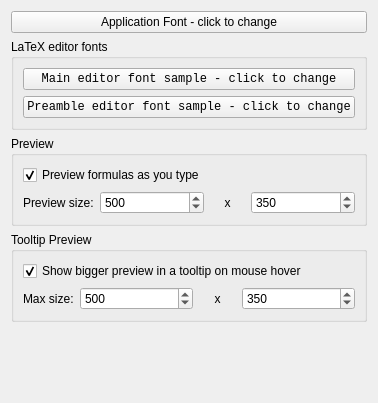
     <widget class="QWidget" name="tabAppearance">
      <attribute name="title">
       <string>&amp;Appearance</string>
      </attribute>
      <layout class="QVBoxLayout" name="verticalLayout_2">
       <item>
        <widget class="QPushButton" name="btnAppFont">
         <property name="text">
          <string>Application Font - click to change</string>
         </property>
        </widget>
       </item>
       <item>
        <widget class="QGroupBox" name="gbxEditorFont">
         <property name="title">
          <string>LaTeX editor fonts</string>
         </property>
         <layout class="QVBoxLayout" name="verticalLayout">
          <item>
           <widget class="QPushButton" name="btnAppearFont">
            <property name="font">
             <font>
              <family>Courier New</family>
              <pointsize>9</pointsize>
             </font>
            </property>
            <property name="text">
             <string>Main editor font sample - click to change</string>
            </property>
           </widget>
          </item>
          <item>
           <widget class="QPushButton" name="btnAppearPreambleFont">
            <property name="font">
             <font>
              <family>Courier New</family>
              <pointsize>9</pointsize>
             </font>
            </property>
            <property name="text">
             <string>Preamble editor font sample - click to change</string>
            </property>
           </widget>
          </item>
         </layout>
        </widget>
       </item>
       <item>
        <widget class="QGroupBox" name="gbxPreview">
         <property name="title">
          <string>Preview</string>
         </property>
         <layout class="QGridLayout" name="gridLayout_4">
          <item row="1" column="1">
           <widget class="QSpinBox" name="spnPreviewWidth">
            <property name="sizePolicy">
             <sizepolicy hsizetype="Preferred" vsizetype="Fixed">
              <horstretch>3</horstretch>
              <verstretch>0</verstretch>
             </sizepolicy>
            </property>
            <property name="minimum">
             <number>10</number>
            </property>
            <property name="maximum">
             <number>1000</number>
            </property>
            <property name="value">
             <number>500</number>
            </property>
           </widget>
          </item>
          <item row="1" column="2">
           <widget class="QLabel" name="lblPreviewX_2">
            <property name="sizePolicy">
             <sizepolicy hsizetype="Preferred" vsizetype="Preferred">
              <horstretch>1</horstretch>
              <verstretch>0</verstretch>
             </sizepolicy>
            </property>
            <property name="text">
             <string>x</string>
            </property>
            <property name="alignment">
             <set>Qt::AlignCenter</set>
            </property>
            <property name="wordWrap">
             <bool>false</bool>
            </property>
           </widget>
          </item>
          <item row="1" column="3">
           <widget class="QSpinBox" name="spnPreviewHeight">
            <property name="sizePolicy">
             <sizepolicy hsizetype="Preferred" vsizetype="Fixed">
              <horstretch>3</horstretch>
              <verstretch>0</verstretch>
             </sizepolicy>
            </property>
            <property name="minimum">
             <number>10</number>
            </property>
            <property name="maximum">
             <number>1000</number>
            </property>
            <property name="value">
             <number>350</number>
            </property>
           </widget>
          </item>
          <item row="0" column="0" colspan="4">
           <widget class="QCheckBox" name="chkEnableRealTimePreview">
            <property name="text">
             <string>Preview formulas as you type</string>
            </property>
            <property name="checked">
             <bool>true</bool>
            </property>
           </widget>
          </item>
          <item row="1" column="0">
           <widget class="QLabel" name="lblPreviewSizePrompt">
            <property name="text">
             <string>Preview size:</string>
            </property>
           </widget>
          </item>
         </layout>
        </widget>
       </item>
       <item>
        <widget class="QGroupBox" name="gbxTooltipSize">
         <property name="title">
          <string>Tooltip Preview</string>
         </property>
         <layout class="QGridLayout" name="gridLayout_5">
          <item row="1" column="0">
           <widget class="QLabel" name="lblToolTipPreviewSizePrompt">
            <property name="text">
             <string>Max size:</string>
            </property>
           </widget>
          </item>
          <item row="1" column="1">
           <widget class="QSpinBox" name="spnTooltipMaxWidth">
            <property name="sizePolicy">
             <sizepolicy hsizetype="Preferred" vsizetype="Fixed">
              <horstretch>3</horstretch>
              <verstretch>0</verstretch>
             </sizepolicy>
            </property>
            <property name="minimum">
             <number>10</number>
            </property>
            <property name="maximum">
             <number>2000</number>
            </property>
            <property name="value">
             <number>500</number>
            </property>
           </widget>
          </item>
          <item row="1" column="2">
           <widget class="QLabel" name="lblPreviewX">
            <property name="sizePolicy">
             <sizepolicy hsizetype="Preferred" vsizetype="Preferred">
              <horstretch>1</horstretch>
              <verstretch>0</verstretch>
             </sizepolicy>
            </property>
            <property name="text">
             <string>x</string>
            </property>
            <property name="alignment">
             <set>Qt::AlignCenter</set>
            </property>
            <property name="wordWrap">
             <bool>false</bool>
            </property>
           </widget>
          </item>
          <item row="1" column="3">
           <widget class="QSpinBox" name="spnTooltipMaxHeight">
            <property name="sizePolicy">
             <sizepolicy hsizetype="Preferred" vsizetype="Fixed">
              <horstretch>3</horstretch>
              <verstretch>0</verstretch>
             </sizepolicy>
            </property>
            <property name="minimum">
             <number>10</number>
            </property>
            <property name="maximum">
             <number>2000</number>
            </property>
            <property name="value">
             <number>350</number>
            </property>
           </widget>
          </item>
          <item row="0" column="0" colspan="4">
           <widget class="QCheckBox" name="chkEnableToolTipPreview">
            <property name="text">
             <string>Show bigger preview in a tooltip on mouse hover</string>
            </property>
            <property name="checked">
             <bool>true</bool>
            </property>
           </widget>
          </item>
         </layout>
        </widget>
       </item>
       <item>
        <spacer name="spcAppearance">
         <property name="orientation">
          <enum>Qt::Vertical</enum>
         </property>
         <property name="sizeType">
          <enum>QSizePolicy::Expanding</enum>
         </property>
         <property name="sizeHint" stdset="0">
          <size>
           <width>20</width>
           <height>70</height>
          </size>
         </property>
        </spacer>
       </item>
      </layout>
     </widget>
